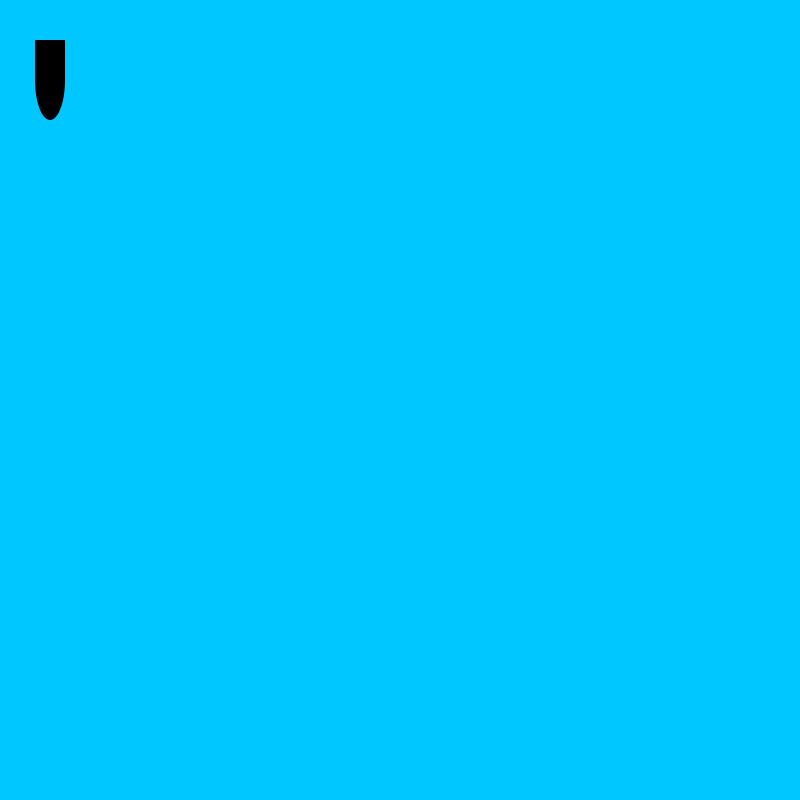
Frame 1 (no input)
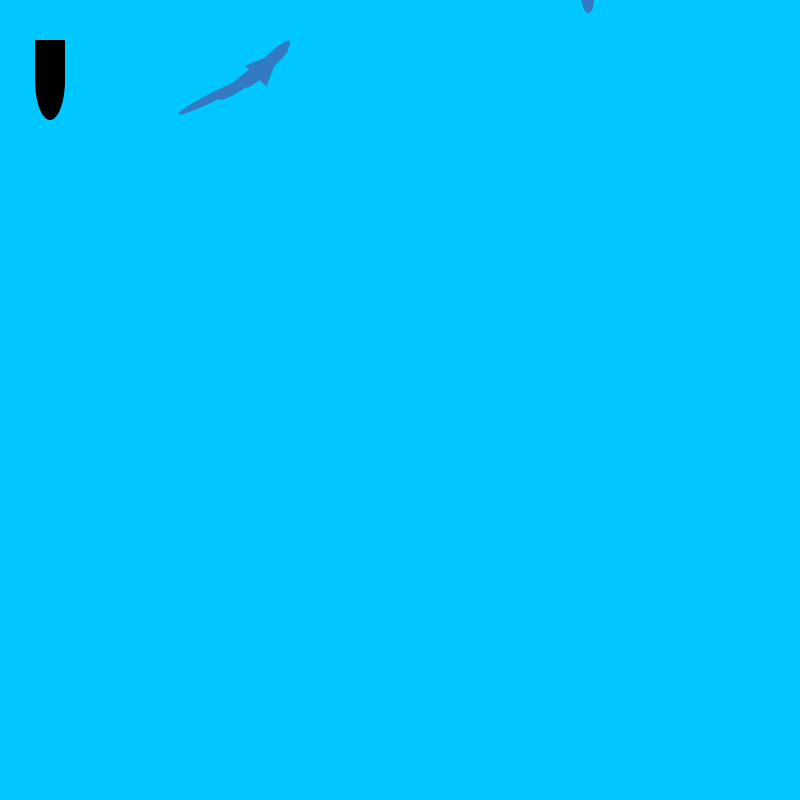
Frame 60 (the mouse pressed at the canvas centre just before this capture)
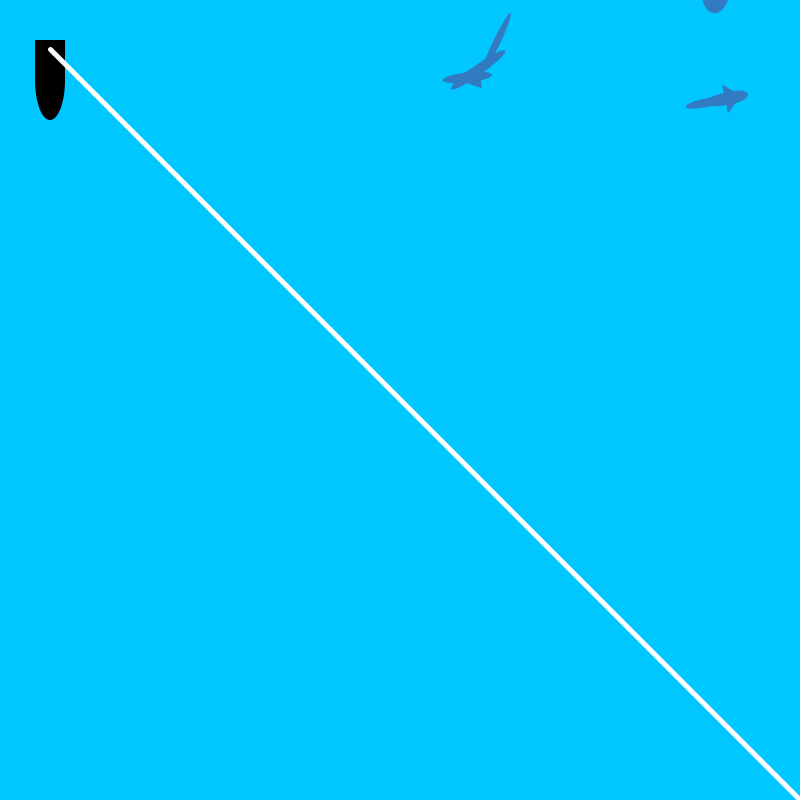
Frame 120 (the mouse held since frame 60 and released just before this capture)

The Processing sketch that drew these frames (run headless with seeded random() and noise(); from frame 60 on, the mouse is pressed at the canvas centre):

// Processing sketch: Main
// ── Main.pde
ArrayList<Fish> fishes = new ArrayList<Fish>();
boolean[] inputs = new boolean[5];
Boat boat = new Boat(height/2, width/2);

void setup() {
  size(800, 800);
}

void draw() {
  //resets per frame
  background(#00C7FF);
  //adds a new fish every 30 frame
  if (frameCount % 30 == 0) {
    //fisk skallerings konstant
    float extraRandom = random(0.25, 1);
    fishes.add(new Fish(random(0, width), 10, random(2, 6)*extraRandom, extraRandom*random(1, 4), 2*-((0-extraRandom*random(1, 2)))));
  }
  //update fish logic
  for (int i = 0; i < fishes.size(); i++) {
    //gets the fish to be updated
    Fish tempFish = fishes.get(i);

    //removes a fish if off-screen
    if (tempFish.fishGone() || (tempFish.isCaught && boat.lineOnHold)) {
      fishes.remove(i);
    }
    //updates movement
    tempFish.moveFish();

    //draws the fish
    tempFish.drawFish();


    //to make catching prettier
    if (tempFish.isCaught && frameCount % 4 == 0) {
      boat.ripples.add(new Ripple((int)(boat.fLPosX+random(-5*tempFish.fishSize, 5*tempFish.fishSize)), (int)(boat.fLPosY+random(-5*tempFish.fishSize, 5*tempFish.fishSize)), tempFish.fishLength*5));
    }
  }



  //water logic, ripples and such
  boat.updateRipples();

  //update boat
  boat.boatRotate(0);
  boat.moveBoat();
  boat.drawBoat();

  //fishing line logic boat side of it
  boat.updateLine();
  boat.throwLine((float)mouseX-boat.mouseXPrevious, (float)mouseY-boat.mouseYPrevious);
  boat.drawLine();
}

//from here on is input hell
//where input is managed
//it is stupid but working

//for when mouse is pressed (any button)
void mousePressed() {
  //used for the fishing line
  inputs[3] = true;
}

//for when mouse is released (any button)
void mouseReleased() {
  //used for the fishing line
  inputs[3] = false;
}

//for when you press any keyboard key
void keyReleased() {
  //key is set by keypressed as the 'char' of what was pressed
  switch(key) {
  case 'D':
  case 'd':
    //used to rotate right
    inputs[0] = false;
    break;
  case 'A':
  case 'a':
    //used to rotate left
    inputs[1] = false;
    break;
  case 'W':
  case 'w':
    //used to move forward
    inputs[2] = false;
    break;
  }
}

//for when you release any keyboard key
void keyPressed() {
  //key is set by keypressed as the 'char' of what was pressed
  switch(key) {
  case 'D':
  case 'd':
    //used to rotate right
    inputs[0] = true;

    break;
  case 'A':
  case 'a':
    //used to rotate left
    inputs[1] = true;
    break;
  case 'W':
  case 'w':
    //used to move forward
    inputs[2] = true;
    break;
  }
}

// ── Fish_class.pde
class Fish {
  //movement and positioning
  float posX;
  float posY;
  float dirX;
  float dirY = 1;
  float rotation;
  float sumRotation;
  float speed = 2;
  float scaredSpeed = 1;
  boolean isCaught = false;
  //used to see how far off screen they have to be to disappear
  int oobFactor = 100;
  int appealFactor = (int)random(100, 300);

  //appearance values
  float fishSize=10;
  float fishLength= 20;
  float tailSmoothrotation;

  //constructor for fish
  Fish(float tempX, float tempY, float tempFishLength, float tempFishSize, float tempSpeed) {
    posX = tempX;
    posY = tempY;
    fishLength = tempFishLength;
    fishSize = tempFishSize;
    speed = tempSpeed;
  }


  void drawFish() {
    fill(#327AC1);
    //sets origin to fish position
    translate(posX, posY);
    //moves the origin to the tip of the head
    translate(-15*fishLength*dirX/2, -15*fishLength*dirY/2);
    //rotates the fish to the sum of its rotations
    sumRotation += rotation;
    rotate(radians(sumRotation));
    noStroke();

    //tail
    float tailRotationFactor = 4;
    tailSmoothrotation= rotation*0.3 + tailSmoothrotation*0.7;
    rotate(radians(-tailSmoothrotation*tailRotationFactor));
    ellipse(0, -4*fishLength, 10*fishSize, 20*fishLength);

    //2nd tail part
    translate(0, -7*fishLength);
    rotate(radians(-tailSmoothrotation*tailRotationFactor));
    ellipse(0, -7*fishLength, 7*fishSize, 20*fishLength);

    //counterrotations
    rotate(radians(tailSmoothrotation*tailRotationFactor));
    translate(0, 7*fishLength);
    rotate(radians(tailSmoothrotation*tailRotationFactor));



    //body
    //fins
    triangle(0, 4*fishLength, 12*fishSize, -4*fishLength, -12*fishSize, -4*fishLength);
    ellipse(0, 0, 10*fishSize, 15*fishLength);
    //counteracts rotation and translation to avoid causing issues
    rotate(radians(-sumRotation));
    translate(15*fishLength*dirX/2, 15*fishLength*dirY/2);
    translate(-posX, -posY);
  }



  void moveFish() {
    //scares fish when boat is moving
    if (inputs[2]) {
      scaredFish(boat.posX, boat.posY, 30625);
    }
    
    //for fishes reaction to the line
    if (boat.landed) {
      fishLineBehaviour(boat.fLPosX, boat.fLPosY, frameCount-boat.frameskip);
    }
    //moves 1 step if not caught
    if (!isCaught) {
      //updates position of fish
      posX += dirX*(speed+scaredSpeed);
      posY += dirY*(speed+scaredSpeed);
      //fishes gets a speed boost shortly after getting scared that disappears
      scaredSpeed = scaredSpeed*0.99 + speed*0.01;
    }



    //rotates the direction the fish is going (negative rotation goes left, positive goes right)
    rotation = 0.7*rotation + random(-5, 5);
    float cos = cos(radians(rotation));
    float sin = sin(radians(rotation));
    float tempX = dirX * cos - dirY * sin;
    float tempY = dirX * sin + dirY * cos;
    dirX = tempX;
    dirY = tempY;
  }



  //rotates the fish away from the point given
  void scaredFish(float X, float Y, float loudness) {
    if ((X-posX)*(X-posX) + (Y-posY)*(Y-posY) <= loudness) {
      scaredSpeed = speed;
      rotation = -13 * Math.signum(dirX*(Y-posY)-(X-posX)*dirY);
    }
  }


  //rotates the fish toward point given
  void attractFish(float X, float Y) {
    if ((X-posX)*(X-posX) + (Y-posY)*(Y-posY) <= appealFactor*appealFactor) {
      rotation = 13 * Math.signum(dirX*(Y-posY)-(X-posX)*dirY);
    }
  }
  
  
  
  void fishLineBehaviour(float localX, float localY, int Timer) {
    if (Timer <= 4) {
      scaredFish(localX, localY, 22500);
    } else if (Timer >= 70 ) {
      caughtFish(localX, localY);
      if (Timer%3 == 0) {
        if (!boat.caughtFish) {
          attractFish(localX, localY);
        } else {
          scaredFish(localX, localY, 22500);
        }
      }
    }
  }

  void caughtFish(float localX, float localY) {
    if ((posX-localX)*(posX-localX)+(posY-localY)*(posY-localY)<= 50*50) {
      isCaught = true;
      boat.caughtFish = true;
    }
    if (isCaught) {
      attractFish(localX, localY);
      posX = localX;
      posY = localY;
    }
  }


  //to see if the fish is away from the screen
  boolean fishGone() {
    if (posX < 0-oobFactor || posX > width+oobFactor || posY < 0-oobFactor || posY > height+oobFactor) {
      return(true);
    } else {
      return(false);
    }
  }
}

// ── FishingRod_class.pde
class Boat {

  //fishing line variables
  float fLPosX = 0;
  float fLPosY = 0;
  int fLPosZ = 0;
  float fLDirX;
  float fLDirY;
  //for throwing fishing line
  int mouseXPrevious;
  int mouseYPrevious;
  //for ripples on fishing line
  boolean landed = false;
  int frameskip;
  boolean lineOnHold = true;
  boolean caughtFish = false;

  //the boats movement values
  float posX;
  float posY;
  float dirX;
  float dirY = 1;
  float speed = 3;

  //for visuals
  float rotationSpeed = 2;
  float rotation;
  float sumRotation;
  ArrayList<Ripple> ripples = new ArrayList<Ripple>();

  //constructor
  Boat(float tempPosX, float tempPosY) {
    posX = tempPosX;
    posY = tempPosY;
  }
  //updates the boat position based on input
  void moveBoat() {
    if (inputs[2] ) {
      posX += dirX * speed;
      posY += dirY * speed;
      ripples.add(new Ripple((int)(posX), (int)(posY), 30));
    }
  }
  //rotates the boat based on input
  //needs compressing
  void boatRotate(float TempRotate) {
    rotation = TempRotate;
    if (inputs[0]&& inputs[2]) {
      rotation += rotationSpeed;
      ripples.add(new Ripple((int)(posX + dirX*65), (int)(posY + dirY*65), 20));
    }
    if (inputs[1]&& inputs[2]) {
      rotation += -rotationSpeed;
      ripples.add(new Ripple((int)(posX + dirX*65), (int)(posY + dirY*65), 20));
    }
    float cos = cos(radians(rotation));
    float sin = sin(radians(rotation));
    float tempX = dirX * cos - dirY * sin;
    float tempY = dirX * sin + dirY * cos;
    dirX = tempX;
    dirY = tempY;
    sumRotation += rotation;
  }

  //the graphical elemtents of the boat
  void drawBoat() {
    noStroke();
    translate(posX, posY);
    rotate(radians(sumRotation));
    fill(0);
    rect(15, 0+30, -30, -40);
    ellipse(0, 0+30, 30, 80);
    rotate(radians(-sumRotation));
    translate(-posX, -posY);
  }
  void throwLine(float tempDirX, float tempDirY) {
    
    if (inputs[3] && lineOnHold == true) {
      lineOnHold = false;
      fLPosX = posX;
      fLPosY = posY;
      fLPosZ = 100;
      fLDirX = tempDirX/20;
      fLDirY = tempDirY/20;
    } else if (inputs[3] && landed == true) {
      fLPosX = posX*0.01 + fLPosX*0.99;
      fLPosY = posY*0.01 + fLPosY*0.99;
    }
    mouseXPrevious = mouseX;
    mouseYPrevious = mouseY;
  }

  void updateLine() {
    fLPosX += fLDirX;
    fLPosY += fLDirY;
    if ((fLPosX-posX)*(fLPosX-posX)+(fLPosY-posY)*(fLPosY-posY)<=625 && landed) {
      println("update");
      lineOnHold = true;
      landed = false;
      inputs[3] = false;
      caughtFish = false;
    }

    if (lineOnHold == false) {
      if (fLPosZ < 0) {
        if (landed == false) {
          frameskip = frameCount;
          landed = true;
        }
        if ((frameCount-frameskip)%60 == 0 && landed == true) {
          ripples.add(new Ripple((int)(fLPosX), (int)(fLPosY), 20));
        }
        fLDirX = fLDirX * 0.8;
        fLDirY = fLDirY * 0.8;
      } else {
        fLPosZ--;
        fLDirX = fLDirX * 0.99;
        fLDirY = fLDirY * 0.99;
      }
    }
  }
  void drawLine() {
    if (lineOnHold == false) {
      strokeWeight(5);
      stroke(255);
      line(posX, posY, fLPosX, fLPosY);
    }
  }
  void updateRipples() {
    for (int i = 0; i < ripples.size(); i++) {
      Ripple tempRipples = ripples.get(i);
      //deletes ripples too small
      if (tempRipples.diameter < 0 || tempRipples.visibility < 0) {
        ripples.remove(i);
        i--;
      } else {
        //drawing ripples;
        tempRipples.drawRipple();
      }
    }
  }
}

// ── Ripples_class.pde
class Ripple {
  float posX;
  float posY;
  float diameter;
  float visibility = 50;

  Ripple(float tempPosX, float tempPosY, float tempSize) {
    posX = tempPosX;
    posY = tempPosY;
    diameter = tempSize;
  }


  void drawRipple() {
    strokeWeight(5);
    stroke(255, 255, 255, visibility*2);
    fill (0, 0, 0, 0);
    circle(posX, posY, diameter);
    visibility = visibility-1;
    diameter = diameter*1.02;
  }
}
